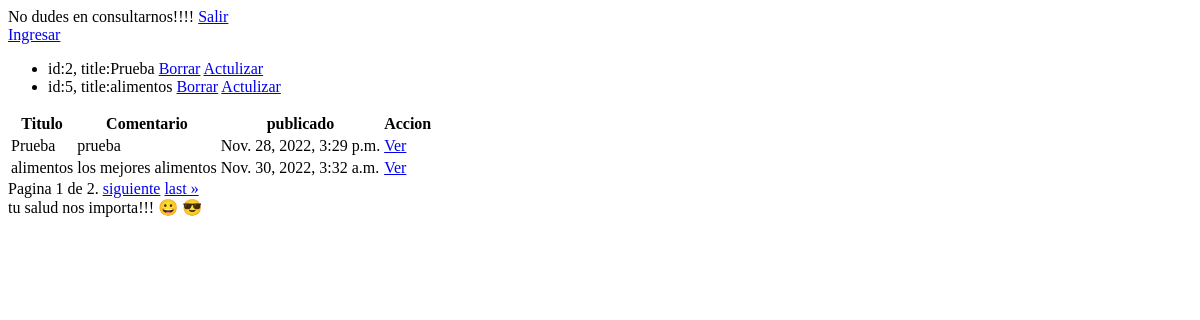
/blog/list/, run on an earlier commit of the app's database.
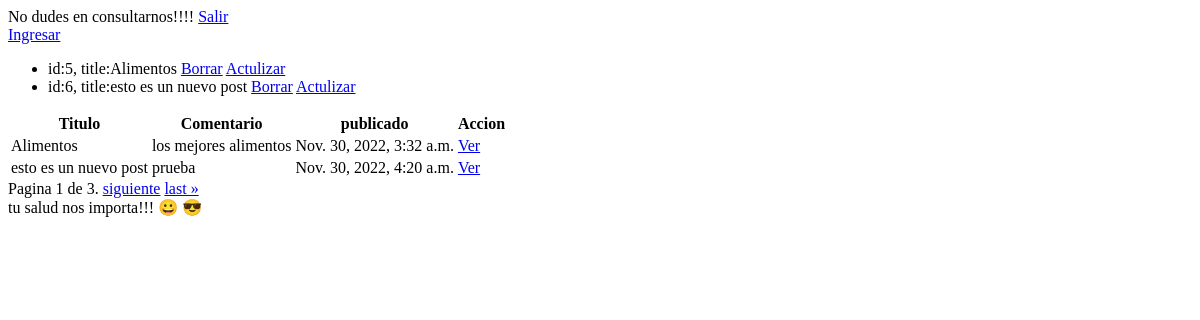
And on a later commit of the database.
### blog/models.py (models this page shows)
class Post(models.Model):
    title = models.CharField(max_length=100)
    short_content = models.CharField(max_length=255)
    content = models.TextField(max_length=3000)
    date_published = models.DateTimeField(auto_now_add=True)
    image = models.ImageField(upload_to="posts", null=True, blank=True)
    def __str__(self):
        return f"id:{self.id}, title:{self.title}"

### blog/views.py (the view)
# urls.py: path('list/', ListPost.as_view(), name="list-post"),
class ListPost(ListView):
    model=Post
    paginate_by = 2
    model = Post

### blog/templates/blog/post_list.html (shortened to what this page needs)
<!DOCTYPE html>
<html lang="en">
<head>
</head>
<body>
    <a href="{% url 'blog-logout' %}">Salir</a>
<div class="container">
    {% if user.is_authenticated %}
        <a href="{% url 'blog-logout' %}">Salir</a>
        <a href="{% url 'create-post' %}">Crear un nuevo post</a>
    {% else %}
        <a href="{% url 'blog-login' %}"> Ingresar</a>
    {% endif %}
    <ul>
    {% for post in object_list %}
        <li>{{post}}
            <a href="{% url 'delete-post' post.id  %}">Borrar</a>
            <a href="{% url 'update-post' post.id  %}">Actulizar</a>
        </li>
    {% endfor %}
    </ul>
    <table class="table">
        <tr>
            <th>Titulo</th>
            <th>Comentario</th>
            <th>publicado</th>
            <th>Accion</th>
        </tr>
        {% for post in object_list %}
            <tr>
                <td>{{ post.title }}</td>
                <td>{{ post.short_content }}</td>
                <td>{{ post.date_published }} </td>
                <td>
                    <a href="{% url 'detail-post' post.id  %}">Ver</a>
                </td>
            </tr>
            {% endfor %}
    </table>
    <div class="pagination">
        <span class="step-links">
            <span class="current">
                Pagina {{ page_obj.number }} de {{ page_obj.paginator.num_pages }}.
            </span>
            {% if page_obj.has_next %}
            <a href="?page={{ page_obj.next_page_number }}">siguiente</a>
            <a href="?page={{ page_obj.paginator.num_pages }}">last &raquo;</a>
            {% endif %}
        </span>
    </div>
</div>
tu salud nos importa!!! 	&#128512 	&#128526
</body>
</html>

What changed in the data, as far as the page shows it:
removed Post: id+title "id:2, title:Prueba", title "Prueba", short_content "prueba", date_published "Nov. 28, 2022, 3:29 p.m."
changed Post "los mejores alimentos": id+title "id:5, title:alimentos" → "id:5, title:Alimentos"; title "alimentos" → "Alimentos"
now on this page (row unchanged): Post: id+title "id:6, title:esto es un nuevo post", title "esto es un nuevo post", short_content "prueba", date_published "Nov. 30, 2022, 4:20 a.m."
Also different on the page:
{{ page_obj.paginator.num_pages }}: "2" → "3"
